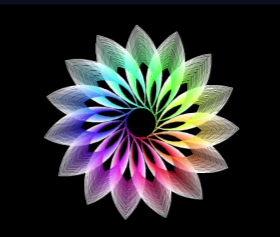

Here is the Python script that generated this plot:
import turtle as tu

import colorsys as cs

tu.setup(1500,800)

tu.speed(0)

tu.tracer(10)

tu.width(2)

tu.bgcolor('black')

for j in range(25):
    
    for i in range(15):
        
        tu.color(cs.hsv_to_rgb(i / 15))
        tu.right(90)
        tu.circle(200 - j * 4, 90)
        tu.left(90)
        tu.circle(200 - j * 4, 90)
        tu.right(90)
        tu.circle(50, 24)
    
tu.hideturtle()     

tu.done()
